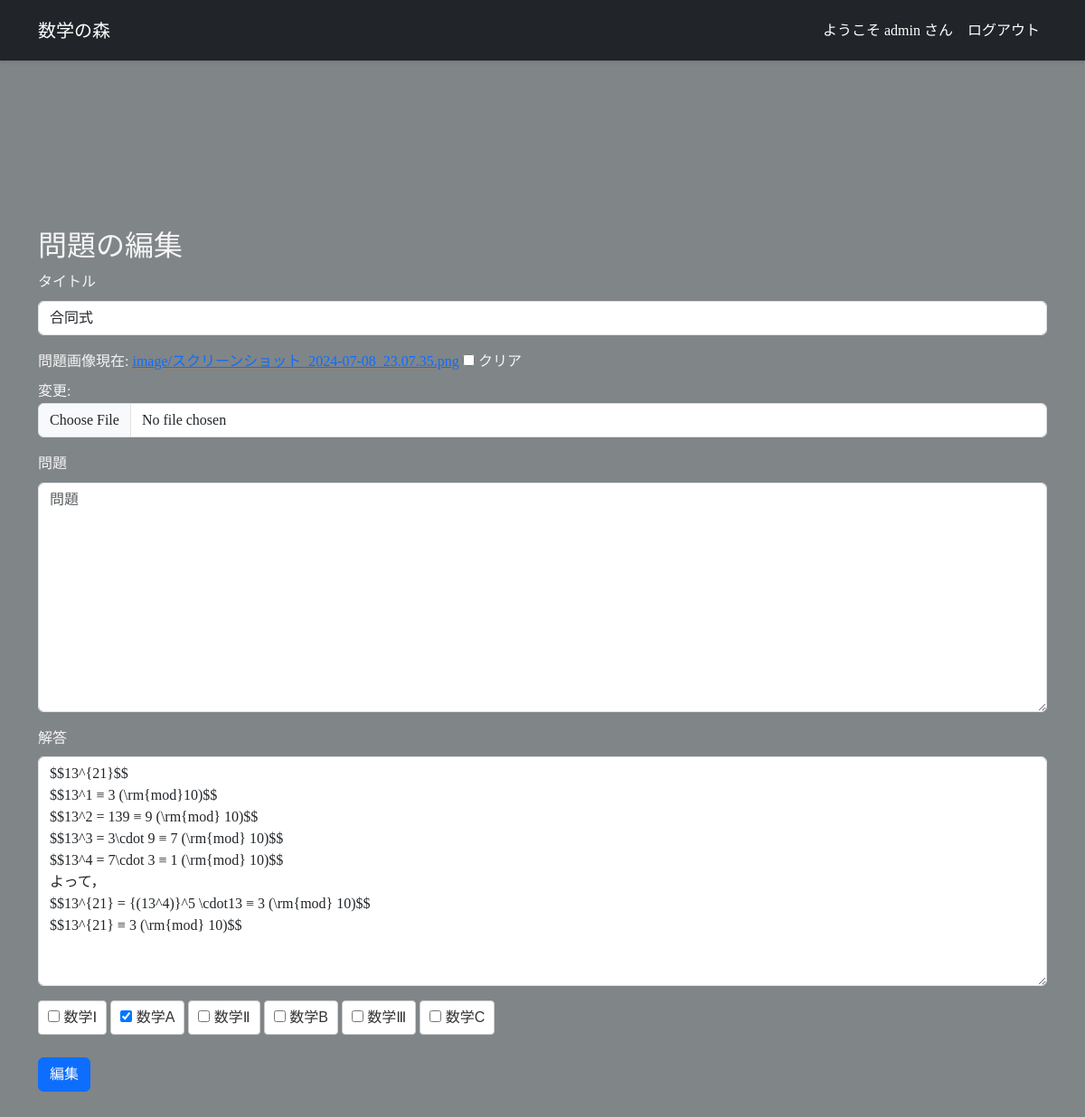
The page /studysite/snippet/13/edit/ (signed in) on the database as committed earlier.
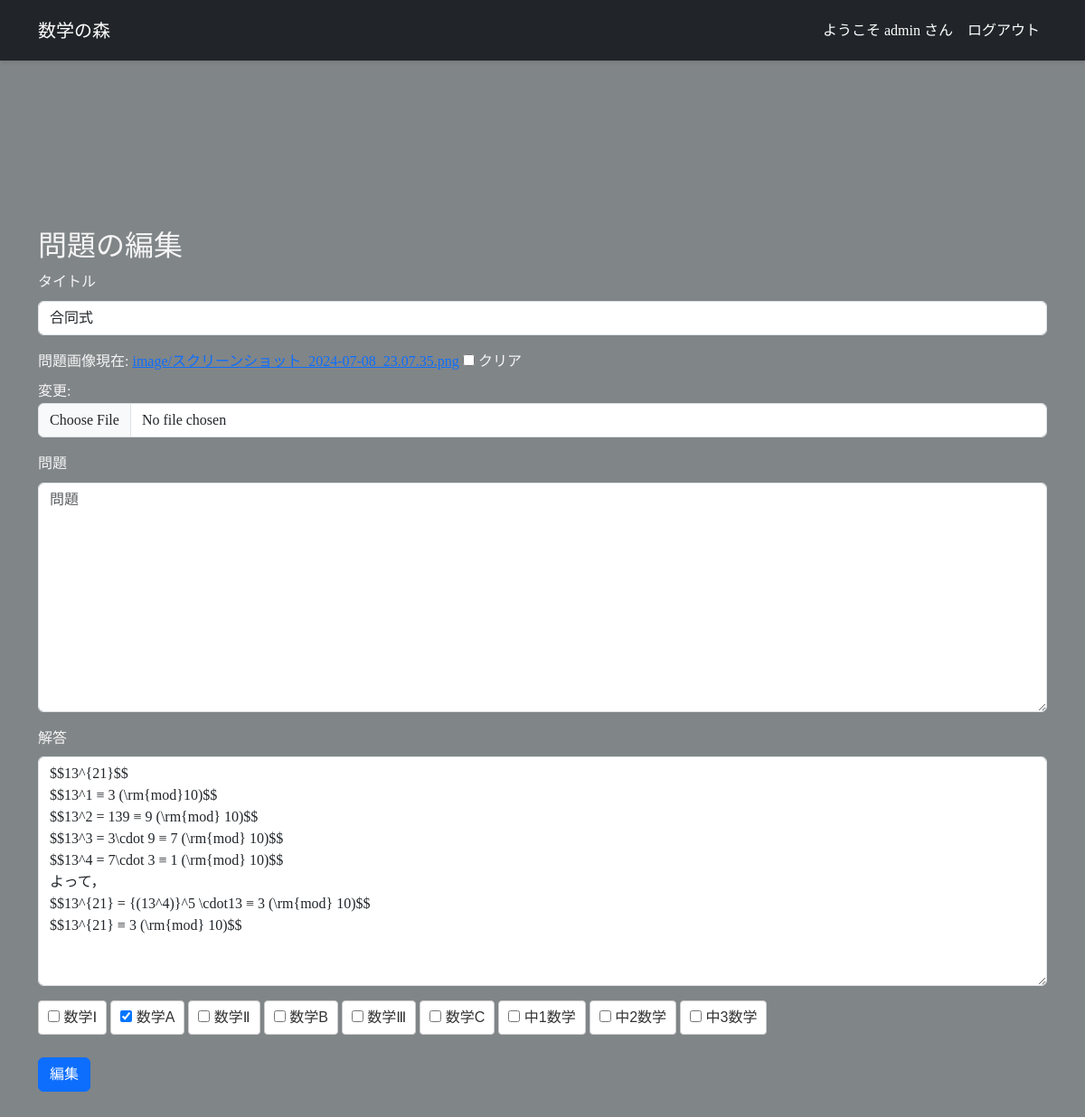
The same page on the database as committed later.
### studysite/models.py (models this page shows)
class Tag(models.Model):
    name = models.CharField(max_length=100)
    def __str__(self):
        return self.name

### studysite/views.py (the view)
# urls.py: path('snippet/<int:snippet_id>/edit/', views.snippet_edit, name = 'snippet_edit'),
@login_required  # このデコレータのある機能はログインが必要
def snippet_edit(request, snippet_id):
    snippet = get_object_or_404(Studysite, pk=snippet_id)
    if snippet.created_by_id != request.user.id:
        return HttpResponseForbidden('このスニペットの編集は許可されていません．')
    if request.method == 'POST':
        form = SnippetForm(request.POST, request.FILES, instance=snippet)
        if form.is_valid():
            form.save()
            return redirect('snippet_detail', snippet_id=snippet_id)
    else:
        form = SnippetForm(instance=snippet)
    return render(request, 'snippets/snippet_edit.html', {'form': form})

### studysite/forms.py
class SnippetForm(forms.ModelForm):
    tags = forms.ModelMultipleChoiceField(
        queryset=Tag.objects.all(),
        widget=forms.CheckboxSelectMultiple,
        required=False
    )
    class Meta:
        model = Studysite
        fields = ('title', 'image', 'question', 'answer', 'tags')

### studysite/templates/snippets/snippet_edit.html (shortened to what this page needs)
{% extends 'base.html' %}
{% load django_bootstrap5 %}
{% load widget_tweaks %}
{% block main %}
<br>
<h2>問題の編集</h2>
<form method="post" enctype='multipart/form-data'>
    {% bootstrap_field form.title %}
    {% bootstrap_field form.image %}
    {% bootstrap_field form.question %}
    {% bootstrap_field form.answer %}
    {% for checkbox in form.tags %}
        <span class="custom-select">
            {{ checkbox.tag }}
            {{ checkbox.choice_label }}
        </span>
    {% endfor %}<br><br>
    {% bootstrap_button button_type="submit" content='編集' %}
</form>
{% endblock %}

Rows that differ between the two databases and show on the page:
added Tag: choice_label "中1数学"
added Tag: choice_label "中2数学"
added Tag: choice_label "中3数学"
